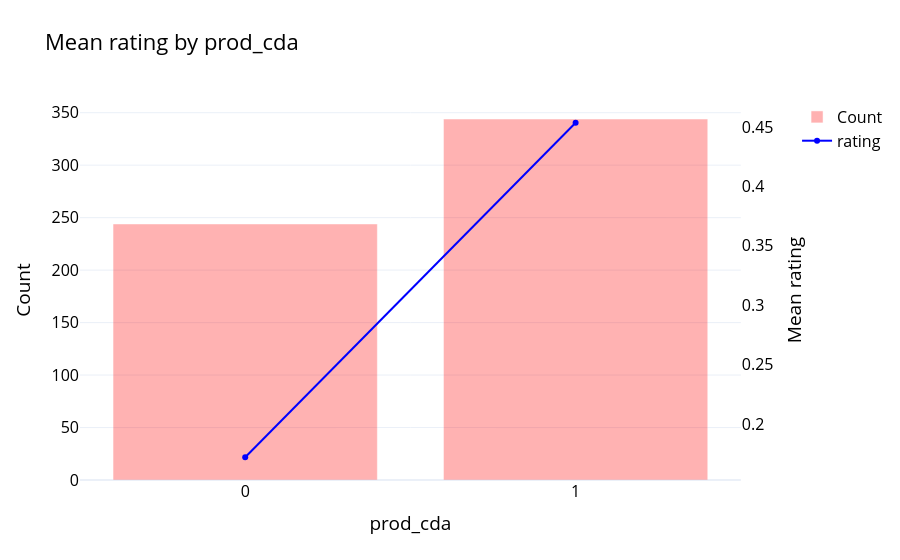

Here is the notebook cell this chart was saved with:
### Markdown cell above
1. Drop ID variable, no duplicated, not needed for prediction

2. Change all binary indicator to categorical type instead of float and integer, also needed to make them 0 and 1.

3. Drop the duplicated columns tot_acct_num.1 / drop tot_acct_num too (copies of prod_prim_acct_cnt)

4. Drop geo_domicile_country_rate_{high}{med}{low}

### Code cell
###
# The EDA function will be use to understand the dropped variables in the model
# There is to much variables here to check every one one by one
# We can easily see trend or no trend in the Target with all the others variables
###

eda(df_mod, "rating", "prod_cda")

### Figure 1 — Plotly figure (JSON) as saved in the notebook; plotly's stock layout.template omitted (floating-point values rounded to 4 significant figures)
{"data": [{"marker": {"color": "red"}, "name": "Count", "opacity": 0.3, "type": "bar", "x": ["0", "1"], "y": [244, 344]}, {"line": {"color": "blue"}, "mode": "lines+markers", "name": "rating", "type": "scatter", "x": ["0", "1"], "xaxis": "x", "y": [0.1721, 0.4535], "yaxis": "y2"}], "layout": {"font": {"color": "black", "size": 16}, "title": {"text": "Mean rating by prod_cda"}, "xaxis": {"anchor": "y", "domain": [0, 0.94], "title": {"text": "prod_cda"}, "type": "category"}, "yaxis": {"anchor": "x", "domain": [0, 1], "title": {"text": "Count"}}, "yaxis2": {"anchor": "x", "overlaying": "y", "showgrid": false, "side": "right", "title": {"text": "Mean rating"}}}}
